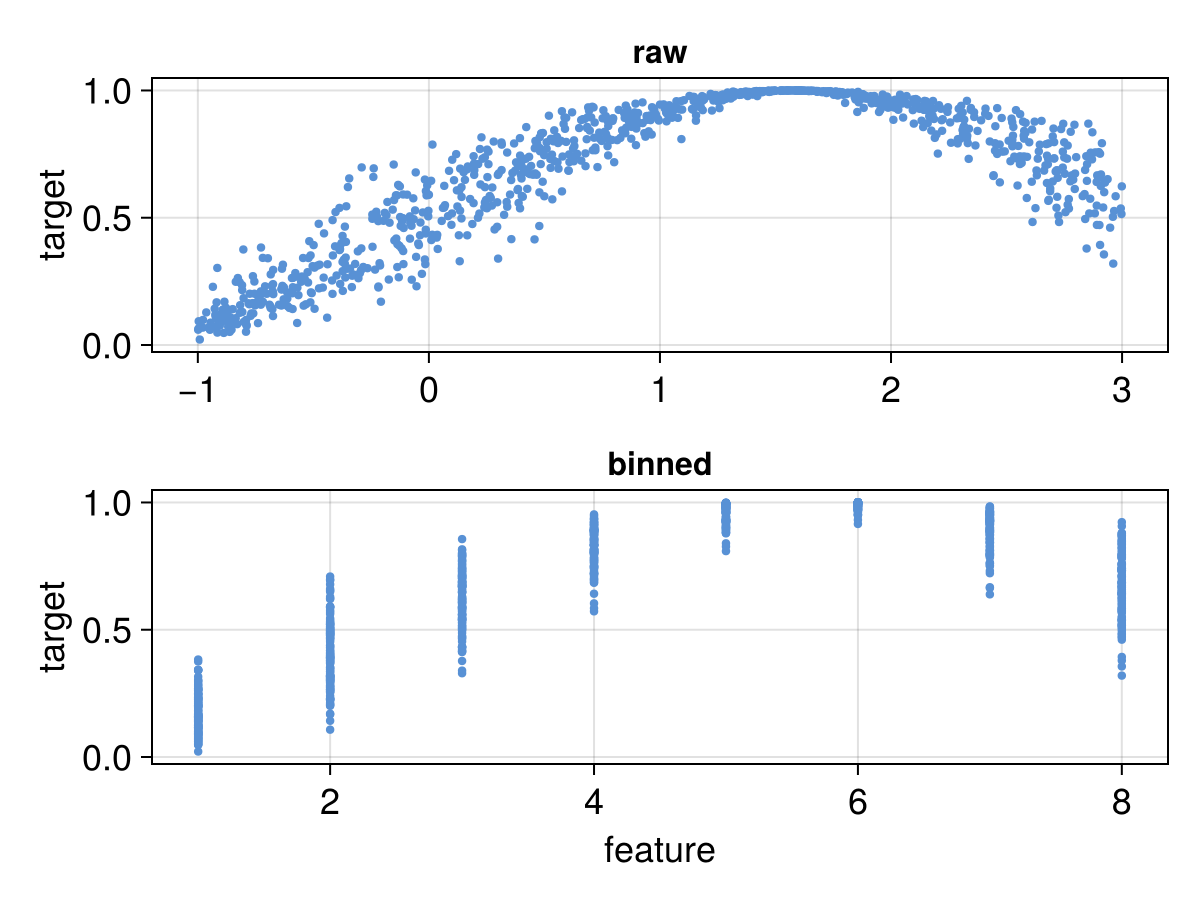

This chart was generated by the following Julia code:
using BenchmarkTools
using Statistics
using StatsBase: sample, quantile
using Distributions
using DataFrames
using Random
using CairoMakie
using EvoTrees
using EvoTrees: fit, predict, sigmoid, logit

# prepare a dataset
tree_type = :binary # binary/oblivious
_device = :cpu

Random.seed!(123)
features = rand(1000) .* 4 .- 1
x_train = reshape(features, (size(features)[1], 1))
# y_train = 0.5 .* features .^ 2 # deterministic

y_train = sin.(features) .* 0.5 .+ 0.5
y_train = logit(y_train) + randn(size(y_train)) ./ 2
y_train = sigmoid(y_train)

config = EvoTreeRegressor(;
    loss=:mse,
    nrounds=4,
    nbins=8,
    L2=0,
    eta=0.5,
    max_depth=4,
)
# _device = EvoTrees.CPU
# m, cache = EvoTrees.init(config, x_train, y_train, _device; feature_names=nothing, w_train=nothing, offset_train=nothing)
dtrain = DataFrame(x_train, :auto)
dtrain.y .= y_train
dtrain = Tables.columntable(dtrain)
_device = EvoTrees.CPU
m, cache = EvoTrees.init(config, dtrain, _device; target_name="y", feature_names=nothing, weight_name=nothing, offset_name=nothing)
x_bin = cache.x_bin

###########################################
# plot
###########################################
x_perm = sortperm(x_train[:, 1])
f = Figure()
ax = Axis(
    f[1, 1],
    # xlabel="feature",
    # xlabelsize=18,
    ylabel="target",
    ylabelsize=18,
    xticklabelsize=18,
    yticklabelsize=18,
    title="raw",
    titlesize=16
)
scatter!(
    ax,
    x_train[:, 1],
    y_train,
    # label="raw",
    markersize=6,
    color="#5891d5"
)
f

x_perm = sortperm(x_train[:, 1])
ax = Axis(
    f[2, 1],
    xticks=0:2:12,       # show 1,3,5,7,9
    xlabel="feature",
    xlabelsize=18,
    ylabel="target",
    ylabelsize=18,
    xticklabelsize=18,
    yticklabelsize=18,
    title="binned",
    titlesize=16
)
scatter!(
    ax,
    x_bin[:, 1],
    y_train,
    # label="bins",
    markersize=6,
    color="#5891d5"
)
f
save(joinpath(@__DIR__, "algo-hist.png"), f)

###########################################
# plot-cred
###########################################
x_perm = sortperm(x_train[:, 1])
f = Figure(; size=(900, 300))
ax = Axis(
    f[1, 1],
    xticks=0:2:12,       # show 1,3,5,7,9
    xlabel="feature",
    xlabelsize=18,
    ylabel="target",
    ylabelsize=18,
    xticklabelsize=18,
    yticklabelsize=18,
    title="Binned split candidates",
    titlesize=20
)

left_idx = x_bin[:, 1] .<= 3
right_idx = .!left_idx
scatter!(
    ax,
    x_bin[left_idx, 1],
    y_train[left_idx],
    markersize=6,
    color="#4571a5"
)
scatter!(
    ax,
    x_bin[right_idx, 1],
    y_train[right_idx],
    markersize=6,
    color="#26a671"
)
f
save(joinpath(@__DIR__, "algo-hist-cred.png"), f)
